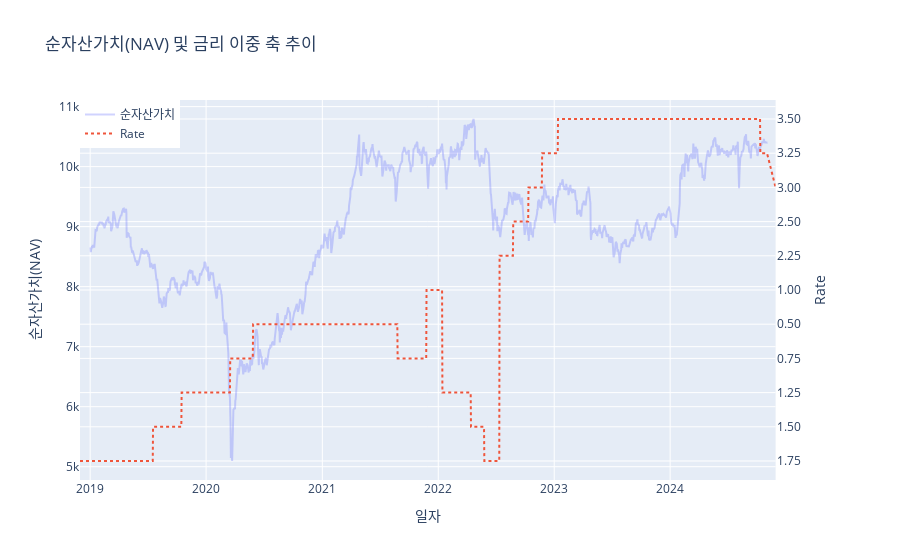

The cell this chart's notebook holds for it:
### Code cell
# 순자산가치(NAV) vs 금리 비교 

import plotly.graph_objects as go
from plotly.subplots import make_subplots

# 이중 축 서브플롯 생성
fig = make_subplots(specs=[[{"secondary_y": True}]])

# 첫 번째 y축: '순자산가치' 선 그래프 추가
fig.add_trace(
    go.Scatter(x=merged_df_1['일자'], y=merged_df_1['순자산가치(NAV)'], name='순자산가치', mode='lines', opacity=0.3),
    secondary_y=False  # 첫 번째 y축 사용
)

# 두 번째 y축: 'rate' 선 그래프 추가
fig.add_trace(
    go.Scatter(x=merged_df_1['일자'], y=merged_df_1['rate'], name='Rate', mode='lines', line=dict(dash='dot')),
    secondary_y=True  # 두 번째 y축 사용
)

# 레이아웃 설정
fig.update_layout(
    title="순자산가치(NAV) 및 금리 이중 축 추이",
    xaxis_title="일자",
    yaxis_title="순자산가치(NAV)",
    legend=dict(x=0, y=1),
)

# y축 레이블 설정
fig.update_yaxes(title_text="순자산가치(NAV)", secondary_y=False)  # 첫 번째 y축
fig.update_yaxes(title_text="Rate", secondary_y=True)    # 두 번째 y축

# 그래프 출력
fig.show()

### Figure 1 — Plotly figure (JSON) as saved in the notebook; plotly's stock layout.template omitted (floating-point values rounded to 4 significant figures; data arrays with more than 128 entries replaced by an {"elided": "..."} marker saying what was removed)
{"data": [{"mode": "lines", "name": "순자산가치", "opacity": 0.3, "type": "scatter", "x": {"elided": "1439 str values"}, "xaxis": "x", "y": {"elided": "1439 float values"}, "yaxis": "y"}, {"line": {"dash": "dot"}, "mode": "lines", "name": "Rate", "type": "scatter", "x": {"elided": "1439 str values"}, "xaxis": "x", "y": {"elided": "1439 str values"}, "yaxis": "y2"}], "layout": {"legend": {"x": 0, "y": 1}, "title": {"text": "순자산가치(NAV) 및 금리 이중 축 추이"}, "xaxis": {"anchor": "y", "domain": [0, 0.94], "title": {"text": "일자"}}, "yaxis": {"anchor": "x", "domain": [0, 1], "title": {"text": "순자산가치(NAV)"}}, "yaxis2": {"anchor": "x", "overlaying": "y", "side": "right", "title": {"text": "Rate"}}}}
